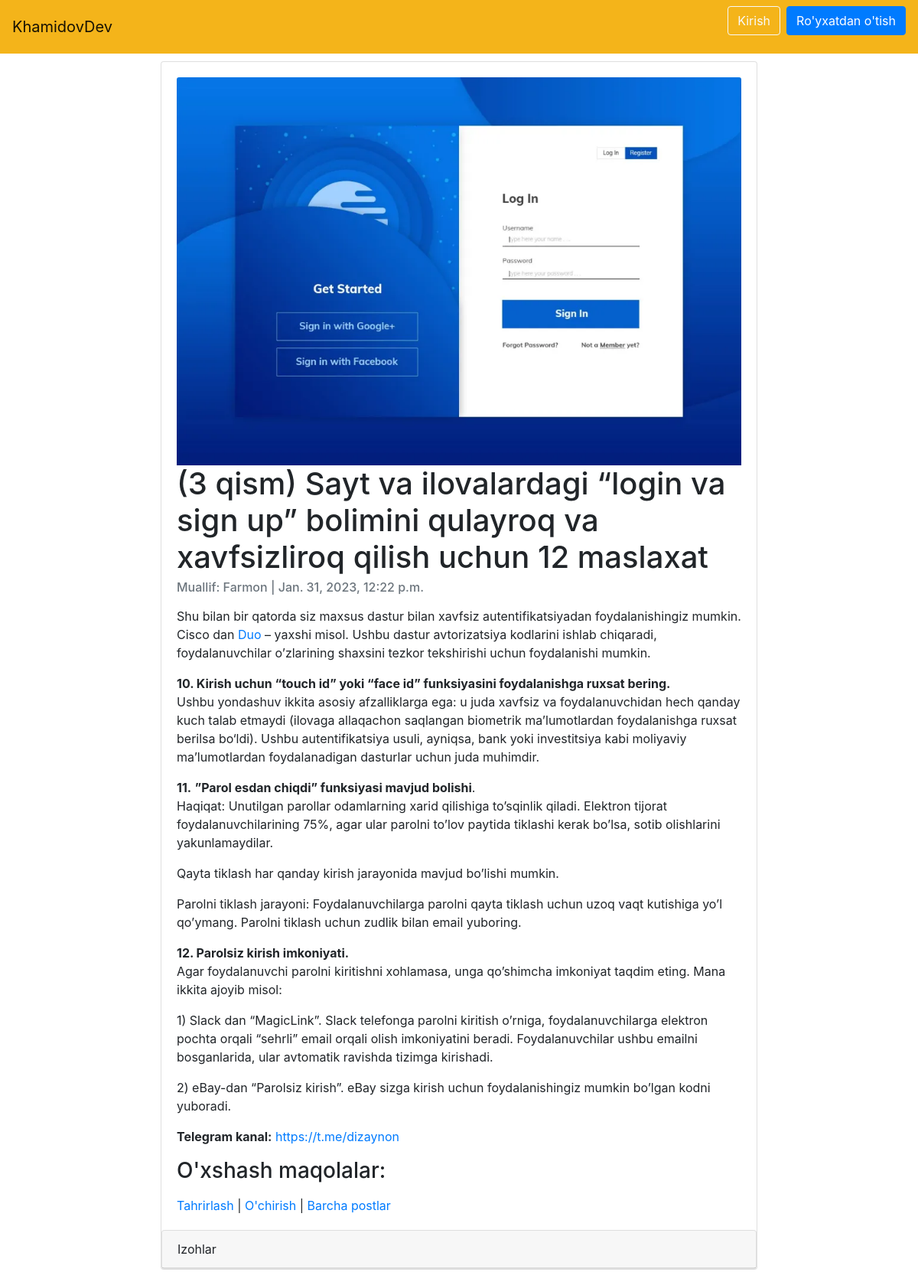
The page /articles/4/ on the database its author committed.
### articles/models.py (models this page shows, shortened)
class Articles(models.Model):
    title = models.CharField(max_length=200)
    summary = models.CharField(max_length=200, blank=True)
    body = RichTextField()
    photo = models.ImageField(upload_to='images/', blank=True)
    date = models.DateTimeField(auto_now_add=True)
    author = models.ForeignKey(
        get_user_model(),
        on_delete=models.CASCADE,
    )

### blognetwork/models.py (models this page shows)
class CustomUser(AbstractUser):
    age = models.PositiveIntegerField(null=True, blank=True)

### articles/views.py (the view)
# urls.py: path('<int:pk>/', ArticleDetailView.as_view(), name='article_detail'),
class ArticleDetailView(DetailView):
    model = Articles
    template_name = 'article_detail.html'

### templates/article_detail.html (shortened to what this page needs)
{% extends 'base.html' %}
{% block content %}
    <div class="container-fluid">
        <div class="card" >
          <div class="card-body">
              {%  if object.photo %}
                <img class="card-img-top" src="{{ object.photo.url }}" alt="{{ object.title }}">
              {% endif %}
              <h1 class="card-title">{{ object.title }}</h1>
              <h6 class="card-subtitle mb-2 text-muted">Muallif: {{ object.author }} | {{ object.date }}</h6>
              <p class="card-text">{{ object.body | safe}}</p>
              <a href="{% url 'article_edit' articles.pk %}">Tahrirlash</a> |
              <a href="{% url 'article_delete' articles.pk %}">O'chirish</a> |
              <a href="{% url 'article_list' %}">Barcha postlar</a>
          </div>
            <div class="card">
                <div class="card-header">Izohlar</div>
            </div>
        </div>
    </div>
{% endblock content %}

### rows shown on the page
Articles: photo (picture), title "(3 qism) Sayt va ilovalardagi “login va sign up” bolimini qulayroq va xavfsizliroq qilish uchun 12 maslaxat", author "Farmon", date "Jan. 31, 2023, 12:22 p.m.", body "Shu bilan bir qatorda siz maxsus dastur bilan xavfsiz autentifikatsiyadan foydalanishingiz mumkin. Cisco dan Duo – yaxshi misol. Ushbu dastur avtorizatsiya kodlarini ishlab chiqaradi, foydalanuvchilar o’zlarining shaxsini tezkor tekshirishi uchun foydalanishi mumkin. 10. Kirish uchun “touch id” yoki “face id” funksiyasini foydalanishga ruxsat bering. Ushbu yondashuv ikkita asosiy afzalliklarga ega: u juda xavfsiz va foydalanuvchidan hech qanday kuch talab etmaydi (ilovaga allaqachon saqlangan biometrik ma’lumotlardan foydalanishga ruxsat berilsa bo‘ldi). Ushbu autentifikatsiya usuli, ayniqsa, bank yoki investitsiya kabi moliyaviy ma’lumotlardan foydalanadigan dasturlar uchun juda muhimdir.…"
